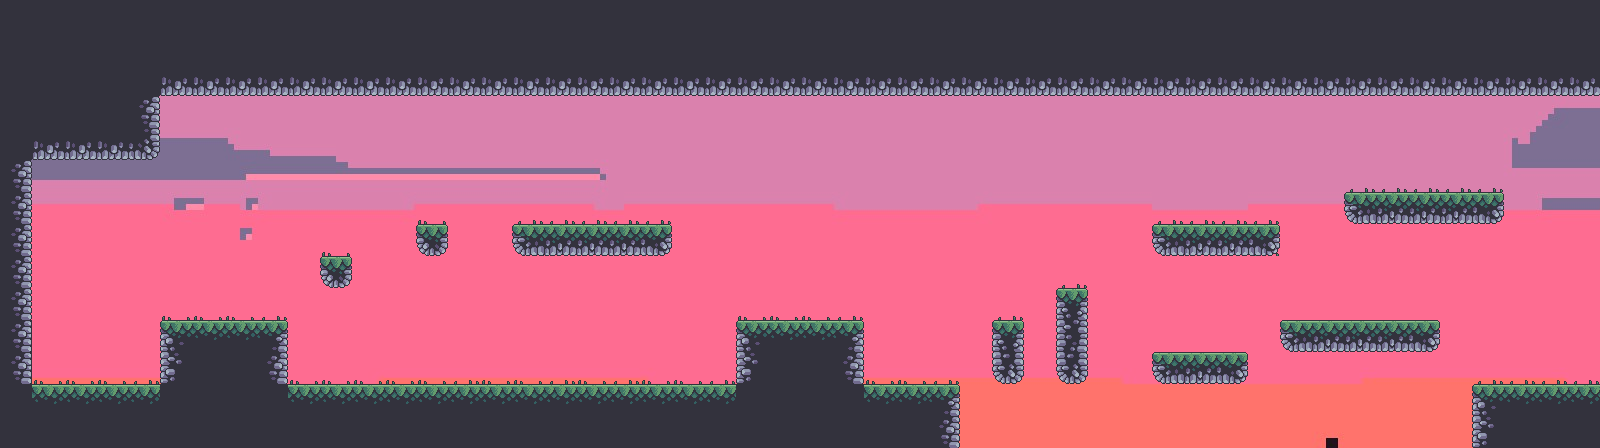

A level layout from a 2D game, rendered from its tile map. Below: a short description, then the map file with tile-grid data replaced by summaries:
An orthogonal 50x14 tile map with 32x32 px tiles, 5 tile layers (Background, Wall, Ground - back, Ground - upper, ...), 4 tilesets and 90 objects.

<map version="1.9" tiledversion="1.9.1" orientation="orthogonal" renderorder="right-down" width="50" height="14" tilewidth="32" tileheight="32" infinite="0" nextlayerid="44" nextobjectid="323">
 <properties>
  <property name="backgroundMusic" value="sound/level2.wav" />
 </properties>
 <tileset firstgid="1" source="outside_sprites.tsx" />
 <tileset firstgid="49" name="water" tilewidth="32" tileheight="32" tilecount="1" columns="1">
  <image source="water.png" width="32" height="32" />
 </tileset>
 <tileset firstgid="50" name="grass_atlas" tilewidth="32" tileheight="32" tilecount="2" columns="2">
  <image source="grass_atlas.png" width="64" height="32" />
 </tileset>
 <tileset firstgid="52" name="lvl6" tilewidth="32" tileheight="32" tilecount="8040" columns="120">
  <image source="lvl6.jpg" width="3840" height="2160" />
 </tileset>
 <objectgroup id="1" name="Ground">
  <object id="229" x="32" y="384">
   <polyline points="0,0 128,0" />
  </object>
  <object id="230" x="160" y="320">
   <polyline points="0,0 128,0" />
  </object>
  <object id="231" x="288" y="384">
   <polyline points="0,0 448,0" />
  </object>
  <object id="232" x="512" y="224">
   <polyline points="0,0 160,0" />
  </object>
  <object id="233" x="736" y="320">
   <polyline points="0,0 128,0" />
  </object>
  <object id="234" x="864" y="384">
   <polyline points="0,0 96,0" />
  </object>
  <object id="236" x="1152.73" y="224">
   <polyline points="0,0 127.273,0" />
  </object>
  <object id="237" x="1344" y="192">
   <polyline points="0,0 160,0" />
  </object>
  <object id="238" x="1280" y="320">
   <polyline points="0,0 160,0" />
  </object>
  <object id="239" x="1472" y="384">
   <polyline points="0,0 128,0" />
  </object>
  <object id="306" x="1056" y="288">
   <polyline points="0,0 32,0" />
  </object>
  <object id="307" x="992" y="320">
   <polyline points="0,0 32,0" />
  </object>
  <object id="308" x="1152" y="352">
   <polyline points="0,0 96,0" />
  </object>
  <object id="309" x="320" y="256">
   <polyline points="0,0 32,0" />
  </object>
  <object id="310" x="416" y="224">
   <polyline points="0,0 32,0" />
  </object>
 </objectgroup>
 <objectgroup id="3" name="Wall">
  <object id="209" x="32" y="160">
   <polyline points="0,0 0,224" />
  </object>
  <object id="210" x="160" y="320">
   <polyline points="0,0 0,64" />
  </object>
  <object id="211" x="288" y="320">
   <polyline points="0,0 0,64" />
  </object>
  <object id="212" x="736" y="320">
   <polyline points="0,0 0,64" />
  </object>
  <object id="213" x="864" y="320">
   <polyline points="0,0 0,64" />
  </object>
  <object id="214" x="960" y="384">
   <polyline points="0,0 0,64" />
  </object>
  <object id="217" x="160" y="96">
   <polyline points="0,0 0,64 -128,64" />
  </object>
  <object id="240" x="1472" y="384">
   <polyline points="0,0 0,64" />
  </object>
  <object id="242" x="1600" y="96">
   <polyline points="0,0 0,256 0,288" />
  </object>
  <object id="275" x="768" y="160">
   <polyline points="0,0 0,32" />
  </object>
  <object id="276" x="160" y="192">
   <polyline points="0,0 0,32" />
  </object>
 </objectgroup>
 <objectgroup id="4" name="CliffMarker">
  <object id="200" x="288" y="288">
   <polyline points="0,0 0,32" />
  </object>
  <object id="202" x="960" y="352">
   <polyline points="0,0 0,32" />
  </object>
  <object id="207" x="1440" y="288">
   <polyline points="0,0 0,32" />
  </object>
  <object id="208" x="1280" y="288">
   <polyline points="0,0 0,32" />
  </object>
  <object id="241" x="1472" y="352">
   <polyline points="0,0 0,32" />
  </object>
  <object id="243" x="1600" y="352">
   <polyline points="0,0 0,32" />
  </object>
  <object id="271" x="1344" y="160">
   <polyline points="0,0 0,32" />
  </object>
  <object id="272" x="1504" y="160">
   <polyline points="0,0 0,32" />
  </object>
  <object id="281" x="327.636" y="352">
   <polyline points="1.125,0 1.125,32" />
  </object>
  <object id="316" x="1152" y="192">
   <polyline points="0,0 0,32" />
  </object>
  <object id="317" x="1280" y="192">
   <polyline points="0,0 0,32" />
  </object>
  <object id="318" x="1152" y="320">
   <polyline points="0,0 0,32" />
  </object>
  <object id="319" x="1248" y="320">
   <polyline points="0,0 0,32" />
  </object>
  <object id="320" x="512" y="192">
   <polyline points="0,0 0,32" />
  </object>
  <object id="321" x="672" y="192">
   <polyline points="0,0 0,32" />
  </object>
  <object id="322" x="736" y="288">
   <polyline points="0,0 0,32" />
  </object>
 </objectgroup>
 <objectgroup id="5" name="Player">
  <object id="298" x="214" y="293.333" width="19" height="26" />
 </objectgroup>
 <objectgroup id="6" name="Box">
  <object id="189" x="552" y="206" width="25" height="18" />
  <object id="190" x="509.909" y="366" width="25" height="18" />
  <object id="191" x="1330.49" y="302" width="25" height="18" />
  <object id="274" x="1191" y="334" width="25" height="18" />
 </objectgroup>
 <objectgroup id="7" name="Spike">
  <object id="185" x="288" y="368" width="32" height="16" />
  <object id="187" x="1280" y="304" width="32" height="16" />
 </objectgroup>
 <objectgroup id="8" name="Cannon">
  <object id="177" x="632" y="197.5" width="40" height="26" />
  <object id="180" x="695" y="356" width="40" height="26" />
  <object id="182" x="1463" y="164" width="40" height="26" />
 </objectgroup>
 <objectgroup id="9" name="Water">
  <object id="249" x="960" y="416" width="32" height="32" />
  <object id="250" x="992" y="416" width="32" height="32" />
  <object id="251" x="1024" y="416" width="32" height="32" />
  <object id="252" x="1056" y="416" width="32" height="32" />
  <object id="253" x="1088" y="416" width="32" height="32" />
  <object id="254" x="1120" y="416" width="32" height="32" />
  <object id="255" x="1152" y="416" width="32" height="32" />
  <object id="256" x="1184" y="416" width="32" height="32" />
  <object id="257" x="1216" y="416" width="32" height="32" />
  <object id="261" x="1312" y="416" width="32" height="32" />
  <object id="262" x="1344" y="416" width="32" height="32" />
  <object id="263" x="1376" y="416" width="32" height="32" />
  <object id="264" x="1408" y="416" width="32" height="32" />
  </objectgroup>
 <objectgroup id="10" name="TreeOne">
  <!-- 4 objects omitted --></objectgroup>
 <objectgroup id="11" name="TreeTwo">
  <!-- 4 objects omitted --></objectgroup>
 <objectgroup id="12" name="TreeThree">
  <!-- 2 objects omitted --></objectgroup>
 <objectgroup id="13" name="Crabby">
  <!-- 6 objects omitted --></objectgroup>
 <objectgroup id="14" name="Shark">
  <!-- 1 objects omitted --></objectgroup>
 <objectgroup id="15" name="PinkStar">
  <!-- 2 objects omitted --></objectgroup>
 <objectgroup id="16" name="BlueDiamond">
  <!-- 1 objects omitted --></objectgroup>
 <objectgroup id="16" name="GreenDiamond">
  <!-- 1 objects omitted --></objectgroup>
 <objectgroup id="17" name="CannonFlip">
  <!-- 1 objects omitted --></objectgroup>
 <objectgroup id="37" name="Barrel" />
 <objectgroup id="38" name="SilverCoin" />
 <objectgroup id="39" name="GoldCoin" />
 <objectgroup id="40" name="Chest" />
 <objectgroup id="41" name="Key" />
 <objectgroup id="42" name="Seashell" />
 <objectgroup id="43" name="SeashellFlip" />
 <layer id="20" name="Background" width="50" height="14">
  <data>[700 cells, 700 non-empty, 700 distinct tile ids]</data>
 </layer>
 <layer id="21" name="Wall" width="50" height="14">
  <data>[700 cells, 0 non-empty, 0 distinct tile ids]</data>
 </layer>
 <layer id="22" name="Ground - back" width="50" height="14">
  <data>[700 cells, 152 non-empty, 8 distinct tile ids]</data>
 </layer>
 <layer id="24" name="Ground - upper" width="50" height="14">
  <data>[700 cells, 167 non-empty, 4 distinct tile ids]</data>
 </layer>
 <layer id="24" name="Objects" width="50" height="14">
  <data>[700 cells, 98 non-empty, 10 distinct tile ids]</data>
 </layer>
</map>
<!-- 25 of 90 objects omitted -->
